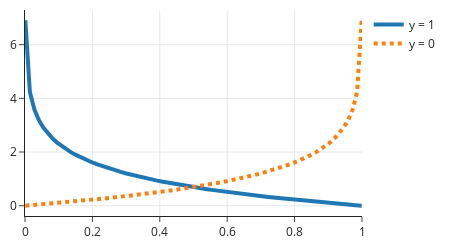

The notebook cell this image was saved under:
### Markdown cell above
The logistic model pairs well with *logistic loss* loss:

$$
\begin{aligned} 
{\ell}(p, y) = & 
 \begin{cases}
    -\log(p) & \text{if $y$ is 1} \\    
    -\log(1-p) & \text{if $y$ is 0}
    \end{cases}
    \\
    = & -y \log(p) -(1-y) \log(1-p)   
\end{aligned} 
$$ 

Note that the log loss is not defined at 0 and 1 because $-\log (p)$ tends to $\infty$ as $p$ approaches 0, and similarly for $-\log (1-p)$ as $ p $ tends to 1. So we are careful to avoid the end points in our minimization. We can see this in the plot below:

### Code cell
p = np.linspace(0.001,0.999,75)

fig = go.Figure( )

fig.add_trace(go.Scatter(x=p, y = -1*np.log(p), name="y = 1",
                        line=dict(width=4)))
fig.add_trace(go.Scatter(x=p, y = -1*np.log(1-p), name="y = 0",
                        line=dict(width=4, dash='dot')))

fig.update_layout(width=450, height=250, xaxis_range=[0,1])

fig
